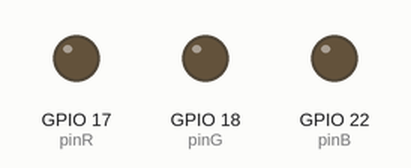
This program was run on a simulated Raspberry Pi (BCM pin numbers). On the bench: output pins drawn as LEDs (lit = HIGH).

Above: at 0.2 s.
At 1.2 s:
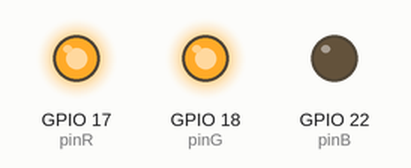
At 1.7 s:
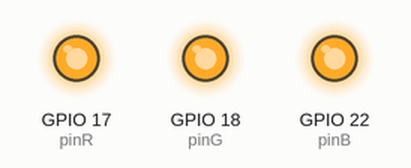
At 2.2 s:
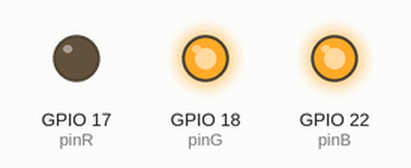
At 3.7 s:
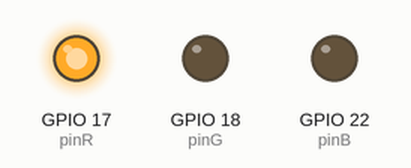
At 5.7 s:
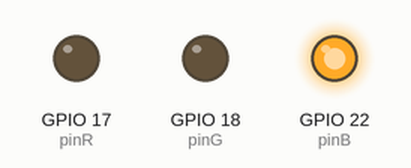
Timing chart, 0 to 6.9 s (numbered marks = the images above):
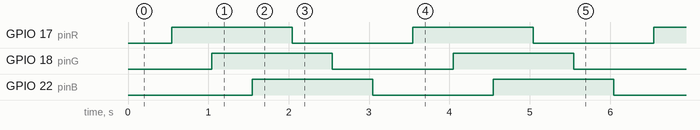

The program:

blink2.py
```python
import wiringpi
import time
import os

pinR = 17
pinG = 18
pinB = 22

os.system('gpio export ' + str(pinR) + ' out')
os.system('gpio export ' + str(pinG) + ' out')
os.system('gpio export ' + str(pinB) + ' out')

wiringpi.wiringPiSetupSys()
wiringpi.pinMode(pinR,wiringpi.OUTPUT)
wiringpi.pinMode(pinG,wiringpi.OUTPUT)
wiringpi.pinMode(pinB,wiringpi.OUTPUT)

while True:
    time.sleep(0.5)
    wiringpi.digitalWrite(pinR,1)
    time.sleep(0.5)
    wiringpi.digitalWrite(pinG,1)
    time.sleep(0.5)
    wiringpi.digitalWrite(pinB,1)

    time.sleep(0.5)
    wiringpi.digitalWrite(pinR,0)
    time.sleep(0.5)
    wiringpi.digitalWrite(pinG,0)
    time.sleep(0.5)
    wiringpi.digitalWrite(pinB,0)
```

Measured:
- by itself, GPIO 17 (pinR), GPIO 18 (pinG), GPIO 22 (pinB): alternates HIGH for 1.5 s and LOW for 1.5 s
- by itself, everything shown: repeats every 3.0 s, in 6 steps
